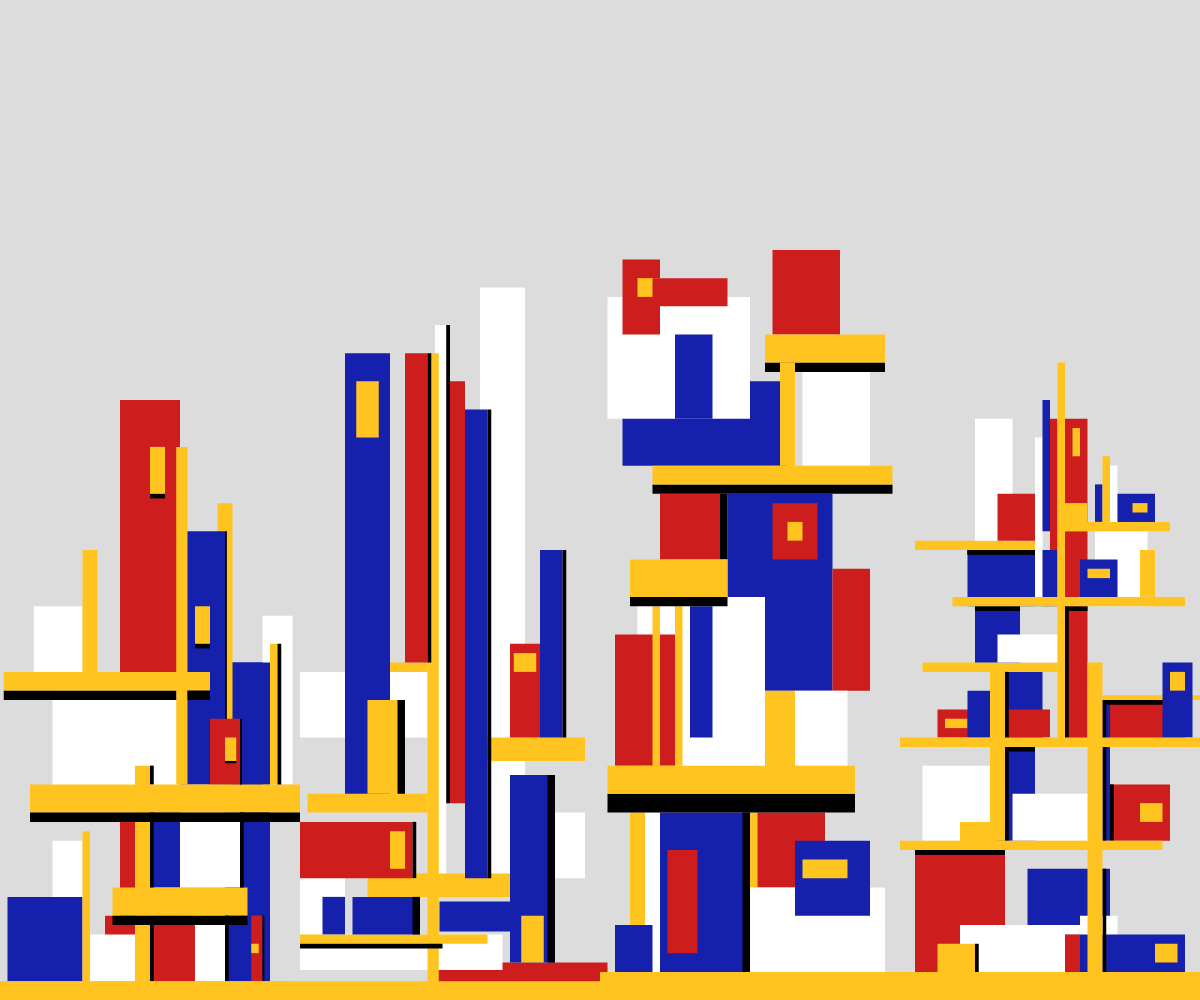
Frame 1 (no input)
Frame 60 (no input): identical to frame 1, image omitted
Frame 120 (the mouse pressed at the canvas centre since frame 60): identical to frame 1, image omitted

The p5.js sketch that drew this single still picture (run headless with seeded random() and noise() and a simulated clock; from frame 60 on, the mouse is pressed at the canvas centre):

// p5.js sketch
// ── sketch.js
// Global variables
let daytime = true;
let bg = 220;
let secondSegStart;
let secondSegWidth;
let thirdSegStart;
let thirdSegWidth;
let fourthSegStart;
let fourthSegWidth;
let minHeight;
let maxHeight;
let rectWidth;
let rectHeight;
let red = [206, 29, 29];
let blue = [21, 33, 173];
let yellow = [255, 196, 31];
let rects1 = [];
let rects2 = [];
let rects3 = [];
let rects4 = [];

function fillColour(colour) { // Fills colour based on inputted colour name
  switch(colour) {
    case "red":
      fill(red[0], red[1], red[2]);
      break;
    case "blue":
      fill(blue[0], blue[1], blue[2]);
      break;
    case "yellow":
      fill(yellow[0], yellow[1], yellow[2]);
      break;
    case "white":
      fill(255);
      break;
    case "black":
      fill(0);
      break;
  }
}

function drawRect1(x, y, w, h, c, m) { // draws rectangles for first building
  rects1.push(new ChangeRect(x, y, w, h, c, m));
}

function drawRect2(x, y, w, h, c, m) { // draws rectangles for second building
  rects2.push(new ChangeRect(x, y, w, h, c, m));
}

function drawRect3(x, y, w, h, c, m) { // draws rectangles for third building
  rects3.push(new ChangeRect(x, y, w, h, c, m));
}

function drawRect4(x, y, w, h, c, m) { // draws rectangles for fourth building
  rects4.push(new ChangeRect(x, y, w, h, c, m));
}

function setup() {
  createCanvas(windowWidth, windowHeight);
  noStroke();
  secondSegStart = width / 4;  
  secondSegWidth = width / 2 - secondSegStart;  
  thirdSegStart = width / 2;  
  thirdSegWidth = width / 4 * 3 - thirdSegStart;
  fourthSegStart = width / 4 * 3;
  fourthSegWidth = width - fourthSegStart;
  minHeight = height/4;
  maxHeight = height - minHeight;
  rectWidth = thirdSegWidth/40;
  rectHeight = maxHeight/80;

  // Buildings
  drawFirstBuilding();
  drawSecondBuilding();
  drawThirdBuilding();
  drawFourthBuilding();
}

function draw() {
  if (daytime == true) {
    bg = lerp(bg, 220, 0.02);
  } else {
    bg = lerp(bg, 0, 0.03);
  }
  background(bg);

  // Draw buildings
  // Building 1
  for (let i = 0; i < rects1.length; i++) {
    rects1[i].update();
    rects1[i].draw();
  }

  // Building 2
  push();
  translate(secondSegStart, 0);
  for (let i = 0; i < rects2.length; i++) {
    rects2[i].update();
    rects2[i].draw();
  }
  pop();

  // Building 3
  push();
  translate(thirdSegStart, 0); // sets start of canvas to third quarter of the screen
  for (let i = 0; i < rects3.length; i++) {
    rects3[i].update();
    rects3[i].draw();
  }
  pop();

  // Building 4
  push();
  translate(fourthSegStart, 0); // sets start of canvas to third quarter of the screen
  for (let i = 0; i < rects4.length; i++) {
    rects4[i].update();
    rects4[i].draw();
  }
  pop();

  // Yellow floor
  fillColour("yellow");
  rect(0, height-rectHeight*2, width, rectHeight*2);
}

// Building functions
function drawFirstBuilding() {
  push();
  // Bottom layer
  drawRect1(24,10,6,10,"white");
  drawRect1(14,9,12,9,"red");
  drawRect1(16,19,2,12,"red");
  drawRect1(7,17,4,17,"white");
  drawRect1(12,7,6,7,"white");
  drawRect1(1,11,10,11,"blue");
  drawRect1(19,20,5,8,"blue");
  drawRect1(30,36,6,36,"blue");
  drawRect1(33.5,9,1.5,9,"red");
  drawRect1(33.5,6,1,1,"yellow");
  drawRect1(24,20,8,8,"white");
  drawRect1(11,18,1,18,"yellow", false);
  drawRect1(15,12,18,3,"yellow", false);
  drawRect1(35,9,0.25,7,"black", false);
  drawRect1(30,9,0.5,7,"black", false);
  drawRect1(18,7,0.5,5,"black", false);

  // Middle layer
  drawRect1(35,41,4,18,"white");
  drawRect1(30,36,6,13,"blue");
  drawRect1(36,38,1,15,"yellow", false);
  drawRect1(29,53,2,30,"yellow", false);
  drawRect1(24,50,6,27,"blue");
  drawRect1(30,50,0.25,27,"black", false);
  drawRect1(26,38,2,0.5,"black");
  drawRect1(26,42,2,4,"yellow");
  drawRect1(7,33,17,11,"white");
  drawRect1(28,30,4,7,"red");
  drawRect1(30,25.5,1.5,0.25,"black");
  drawRect1(30,28,1.5,2.5,"yellow");
  drawRect1(4,23,36,3,"yellow", false);
  drawRect1(18,25,2,25,"yellow", false);
  drawRect1(4,20,36,1,"black", false);
  drawRect1(20,25,0.5,2,"black", false);
  drawRect1(20,20,0.5,8,"black", false);
  drawRect1(20,8,0.5,6,"black", false);
  drawRect1(15,9,18,1,"black", false);
  drawRect1(32,20,0.5,8,"black", false);

  // Top layer
  drawRect1(4.5,42,6.5,7,"white");
  drawRect1(0.5,35,27.5,2,"yellow", false);
  drawRect1(11,48,2,13,"yellow", false);
  drawRect1(16,64,8,29,"red");
  drawRect1(20,54,2,0.5,"black");
  drawRect1(20,59,2,5,"yellow");
  drawRect1(23.5,59,1.5,36,"yellow", false);
  drawRect1(0.5,33,23,1,"black", false);
  drawRect1(25,33,3,1,"black", false);
  drawRect1(37,38,0.5,15,"black", false);
  drawRect1(32,30,0.25,7,"black", false);

  // Yellow floor
  drawRect1(0,2,39,2,"yellow", false);
  pop();
}

function drawSecondBuilding() {
  push();
  translate(secondSegStart, 0);
  
  drawRect2(18, 4, 23, 4, "red");   
  
  //White
  drawRect2(0, 7, 27, 3.8, "white");   
  drawRect2(0, 19, 6, 12, "white");   
  drawRect2(0, 35, 17, 7, "white");    
  drawRect2(33, 20, 5, 7, "white");   
  drawRect2(24, 76, 6, 63, "white"); 
  drawRect2(18, 72, 1.5, 60, "white");

  // Yellow
  drawRect2(3, 1.5, 37, 1.5, "yellow", false);   
  drawRect2(0, 7, 25, 1, "yellow", false);   
  drawRect2(9, 13.5, 20, 2.5, "yellow", false); 
  drawRect2(1, 22, 16, 2, "yellow", false);  
  drawRect2(11, 36, 6, 1, "yellow", false);  
  drawRect2(17, 69, 1.5, 69, "yellow", false); 
  drawRect2(20, 28, 18, 2.5, "yellow", false); 
 
  // Blue
  drawRect2(6, 69, 6, 47, "blue");
  drawRect2(3, 11, 3, 4, "blue"); 
  drawRect2(7, 11, 9, 4, "blue");
  drawRect2(22, 63, 3, 50, "blue");
  drawRect2(32, 48, 3, 20, "blue");
  drawRect2(18.6, 10.5, 10, 3.2, "blue"); 
  drawRect2(28, 24, 6, 20, "blue"); 

  // Red
  drawRect2(14, 69, 3, 33, "red");    
  drawRect2(0, 19, 15, 6, "red"); 
  drawRect2(20, 66, 2, 45, "red");
  drawRect2(28, 38, 4, 10, "red");    

  // Other Yellow
  drawRect2(7.5, 66, 3, 6, "yellow"); 
  drawRect2(9, 32, 5, 10, "yellow", false);
  drawRect2(12, 18, 2, 4, "yellow"); 
  drawRect2(28.5, 37, 3, 2, "yellow"); 
  drawRect2(29.5, 9, 3, 5, "yellow");

  // black shadows
  drawRect2(13, 32, 1, 10, "black", false);  
  drawRect2(15, 19, 0.5, 6, "black", false); 
  drawRect2(15, 11, 1, 4, "black", false); 
  drawRect2(17, 69, 0.5, 33, "black", false);
  drawRect2(19.5, 72, 0.5, 51, "black", false);
  drawRect2(25, 63, 0.5, 50, "black", false);
  drawRect2(35, 48, 0.5, 20, "black", false);
  drawRect2(33, 24, 1, 20, "black", false);
  drawRect2(0, 6, 19, 0.5, "black", false);

  pop();
}

function drawThirdBuilding() {
  push();
  translate(thirdSegStart, 0);
  
  // Bottom layer
  drawRect3(6, 20, 3, 20, "white");
  drawRect3(4, 20, 2, 20, "yellow", false);
  drawRect3(2, 8, 5, 5, "blue");
  drawRect3(8, 20, 12, 20, "blue");
  drawRect3(9, 16, 4, 11, "red");
  drawRect3(20, 20, 1, 8, "yellow", false);
  drawRect3(21, 20, 9, 8, "red");
  drawRect3(20, 12, 18, 12, "white");
  drawRect3(26, 17, 10, 8, "blue");
  drawRect3(27, 15, 6, 2, "yellow");
  drawRect3(1, 22, 33, 2, "black", false);
  drawRect3(19, 20, 1, 20, "black", false);

  // Middle layer
  drawRect3(8, 54, 8, 7, "red");
  drawRect3(17, 54, 14, 21, "blue");
  drawRect3(31, 46, 5, 13, "red");
  drawRect3(23, 53, 6, 6, "red");
  drawRect3(25, 51, 2, 2, "yellow");
  drawRect3(5, 43, 17, 19, "white");
  drawRect3(26, 33, 7, 8, "white");
  drawRect3(2, 39, 8, 14, "red");
  drawRect3(12, 42, 3, 14, "blue");
  drawRect3(7, 42, 1, 17, "yellow", false);
  drawRect3(10, 42, 1, 17, "yellow", false);
  drawRect3(22, 33, 4, 9, "yellow", false);
  drawRect3(1, 25, 33, 3, "yellow", false);
  drawRect3(16, 54, 1, 7, "black", false);
  drawRect3(7, 55, 32, 1, "black", false);
  drawRect3(4, 43, 13, 1, "black", false);
  drawRect3(4, 47, 13, 4, "yellow", false);

  // Top layer
  drawRect3(3, 66, 22, 9, "blue");
  drawRect3(27, 67, 9, 10, "white");
  drawRect3(1, 75, 19, 13, "white");
  drawRect3(10, 71, 5, 9, "blue");
  drawRect3(3, 79, 5, 8, "red");
  drawRect3(5, 77, 3, 2, "yellow");
  drawRect3(7, 77, 10, 3, "red");
  drawRect3(23, 80, 9, 9, "red");
  drawRect3(22, 68, 16, 1, "black", false);
  drawRect3(7, 57, 32, 2, "yellow", false);
  drawRect3(22, 71, 16, 3, "yellow", false);
  drawRect3(24, 68, 2, 11, "yellow", false);
  
  // Yellow floor
  drawRect3(0, 3, 40, 3, "yellow", false);
  
  pop();
}

function drawFourthBuilding() {
  push();

  translate(fourthSegStart, 0); // sets start of canvas to fourth quarter of the screen

  //bottom layer
  drawRect4(2, 16, 12, 15, "red");
  drawRect4(17, 14, 11, 13, "blue");
  drawRect4(8, 8, 18, 7, "white");
  drawRect4(5, 6, 5, 5, "yellow", false);
  drawRect4(22, 7, 2, 6, "red");
  drawRect4(24, 9, 5, 8, "white");
  drawRect4(24, 7, 14, 6, "blue");
  drawRect4(34, 6, 3, 2, "yellow");

  //second layer
  drawRect4(3, 25, 9, 8, "white");
  drawRect4(12, 27, 6, 10, "blue");
  drawRect4(15, 22, 12, 5, "white");
  drawRect4(28, 23, 8, 6, "red");
  drawRect4(32, 21, 3, 2, "yellow");
  drawRect4(8, 19, 5, 3, "yellow");


  //third layer
  drawRect4(12, 35, 7, 8, "blue");
  drawRect4(5, 31, 15, 3, "red");
  drawRect4(6, 30, 3, 1, "yellow");
  drawRect4(9, 33, 3, 5, "blue");
  drawRect4(26, 32, 12, 5, "red");
  drawRect4(27, 32, 1, 15, "blue");
  drawRect4(27, 32.5, 15, 0.5, "yellow", false);
  drawRect4(35, 36, 4, 8, "blue");
  drawRect4(36, 35, 2, 2, "yellow");
  drawRect4(3, 36, 18, 1, "yellow", false);
  drawRect4(10, 42, 6, 6, "blue");
  drawRect4(13, 39, 8, 3, "white");
  drawRect4(22, 62, 3, 35, "red"); 
  drawRect4(23, 61, 1, 3, "yellow");

  //forth layer
  drawRect4(9, 48, 12, 6, "blue");
  drawRect4(18, 60, 1, 18, "white");
  drawRect4(19, 64, 1, 14, "blue");
  drawRect4(20, 62, 1, 14, "red");
  drawRect4(2, 49, 16, 1, "yellow", false);
  drawRect4(10, 62, 5, 13, "white");
  drawRect4(13, 54, 5, 5, "red");
  drawRect4(26, 50, 7, 8, "white");
  drawRect4(32, 48, 2, 5, "yellow");
  drawRect4(24, 47, 5, 4, "blue");
  drawRect4(25, 46, 3, 1, "yellow");
  drawRect4(22, 51, 14, 1, "yellow", false);
  drawRect4(22, 53, 3, 3, "yellow");
  drawRect4(26, 55, 1, 4, "blue");
  drawRect4(27, 58, 1, 7, "yellow", false);
  drawRect4(28, 57, 1, 6, "white");
  drawRect4(29, 54, 5, 3, "blue");
  drawRect4(31, 53, 2, 1, "yellow");


  //shadow
  drawRect4(2, 16, 12, 0.5, "black", false);
  drawRect4(2, 16, 12, 0.5, "black", false);
  drawRect4(10, 6, 0.5, 5, "black", false);
  drawRect4(12, 25, 0.5, 6, "black", false);
  drawRect4(28, 23, 0.5, 6, "black", false);
  drawRect4(14, 35, 0.5, 18, "black", false);
  drawRect4(27, 32, 0.5, 15, "black", false);
  drawRect4(27, 14, 0.5, 12, "black", false);
  drawRect4(14, 27, 4, 0.5, "black", false);
  drawRect4(27, 32, 8, 0.5, "black", false);
  drawRect4(10, 42, 6, 0.5, "black", false);
  drawRect4(22, 42, 0.5, 15, "black", false);
  drawRect4(22, 42, 3, 0.5, "black", false);
  drawRect4(9, 48, 9, 0.5, "black", false);
  drawRect4(9, 48, 9, 0.5, "black", false);

  //yellow floor
  drawRect4(0, 3, 40, 2, "yellow", false);
  drawRect4(0, 17, 35, 1, "yellow", false);
  drawRect4(0, 28, 40, 1, "yellow", false);
  drawRect4(12, 35, 2, 18, "yellow", false);
  drawRect4(25, 36, 2, 34, "yellow", false);
  drawRect4(7, 43, 31, 1, "yellow", false);
  drawRect4(21, 68, 1, 40, "yellow", false);



  pop();
}

class ChangeRect {
  constructor(x, y, w, h, c, move) {
    this.x = x;
    this.y = y;
    this.currentX = this.x;
    this.currentY = this.y;
    this.width = w;
    this.height = h;
    this.currentH = this.height;
    this.colour = c;
    this.amplitude = 0;
    this.noiseStep = 0.01;
    this.currentNoiseX = random(5);
    this.currentNoiseHeight = random(5);
    this.move = move ?? true;
  }

  draw() {
    push();
    fillColour(this.colour);
    rect(this.currentX * rectWidth, height - this.currentY * rectHeight, this.width * rectWidth, this.currentH * rectHeight);
    pop();
  }

  update() {
    if (this.move == true) {
      this.currentX = this.x + noise(this.currentNoiseX) * this.amplitude - this.amplitude/2;
      this.currentH = this.height + noise(this.currentNoiseHeight) * this.amplitude;
      this.currentY = this.y + noise(this.currentNoiseHeight) * this.amplitude;
      this.currentNoiseX += this.noiseStep;
      this.currentNoiseHeight += this.noiseStep;
    }

    if (daytime == true) {
      this.amplitude = lerp(this.amplitude, 0, 0.02);
    } else {
      this.amplitude = lerp(this.amplitude, rectWidth, 0.02);
    }
  }
}


function windowResized() {
  resizeCanvas(windowWidth, windowHeight);
  secondSegStart = width / 4;  
  secondSegWidth = width / 2 - secondSegStart;  
  thirdSegStart = width / 2;  
  thirdSegWidth = width / 4 * 3 - thirdSegStart;
  fourthSegStart = width / 4 * 3;
  fourthSegWidth = width - fourthSegStart;
  minHeight = windowHeight/4;
  maxHeight = windowHeight - minHeight;
  rectWidth = thirdSegWidth/40;
  rectHeight = maxHeight/80;
}

function mouseClicked() {
  daytime = !daytime;
}
